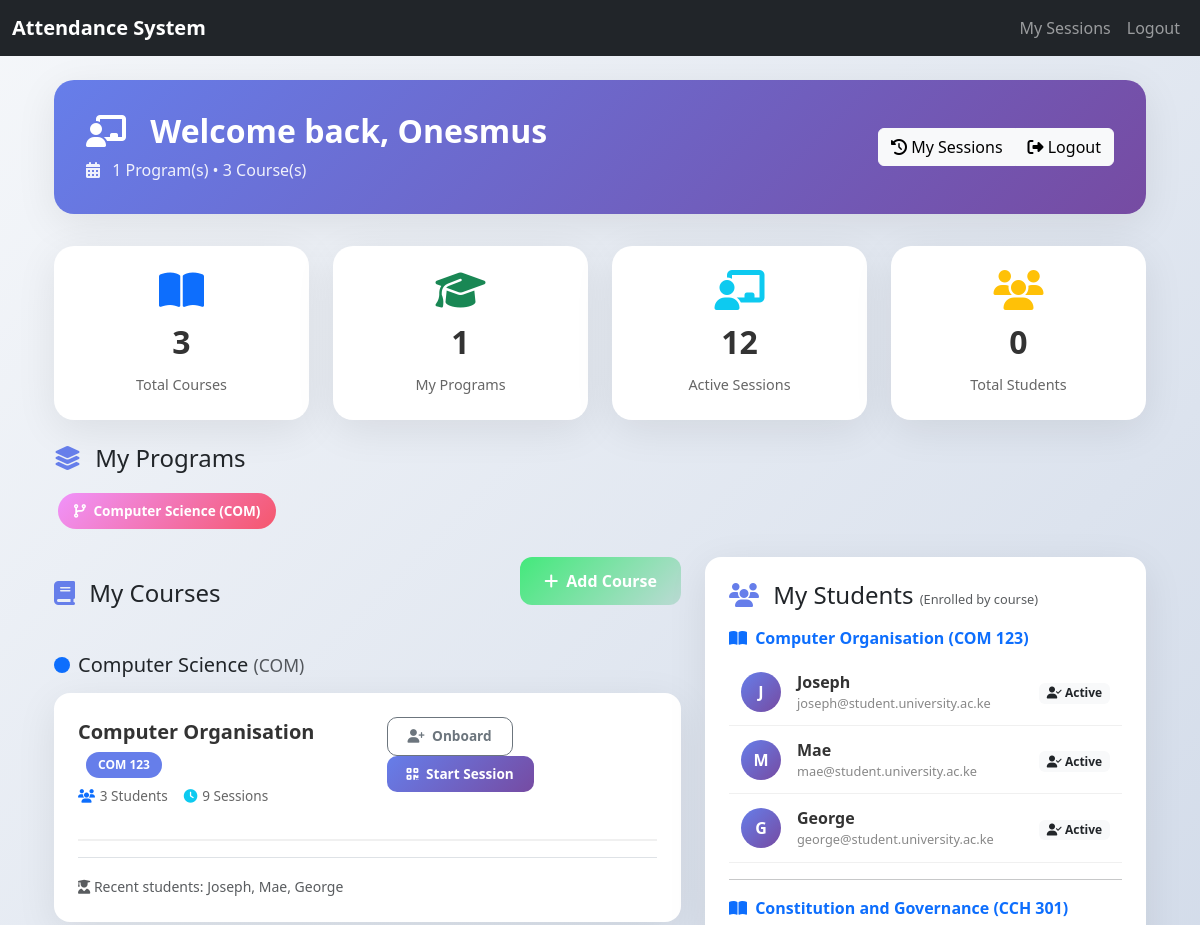
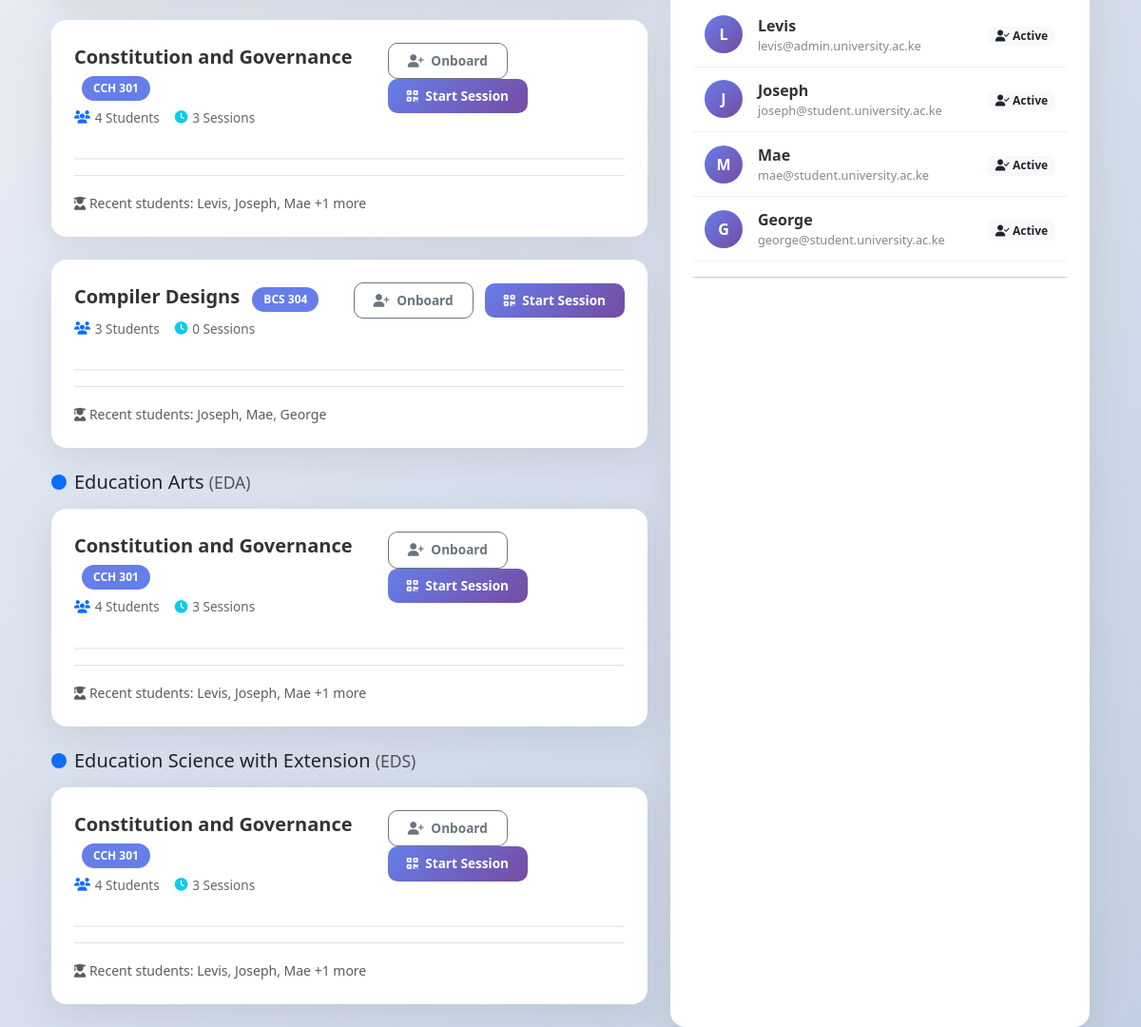
Page /lecturer/dashboard/ (signed in) on the committed database (2 pictures, top to bottom).
### UserLogin/models.py (models this page shows, shortened)
class CustomUser(AbstractUser):
    program = models.ForeignKey(
        Program,
        on_delete=models.SET_NULL,
        null=True,
        blank=True,
        related_name="student_users"   # ✅ unique reverse accessor
    )
    programs = models.ManyToManyField(
        Program,
        blank=True,
        related_name="customuser_lecturers"   # ✅ unique reverse accessor
    )
    ROLE_CHOICES = (
        ('student', 'Student'),
        ('lecturer', 'Lecturer'),
        ('admin', 'Admin'),
    )
    role = models.CharField(max_length=20, choices=ROLE_CHOICES, default='student')

class Program(models.Model):
    name = models.CharField(max_length=100)
    code = models.CharField(max_length=20, unique=True)

### StudentScanner/models.py (models this page shows, shortened)
class Course(models.Model):
    programs = models.ManyToManyField(Program, related_name="courses")
    name = models.CharField(max_length=100)
    code = models.CharField(max_length=20, unique=True)
    students = models.ManyToManyField(CustomUser, related_name="enrolled_courses", blank=True)
    default_latitude = models.FloatField(null=True, blank=True)
    default_longitude = models.FloatField(null=True, blank=True)

### UserLogin/decorators.py (the view)
    def wrapper(request, *args, **kwargs):
        if not request.user.is_authenticated or request.user.role != 'lecturer':
            return redirect('landing')
        return view_func(request, *args, **kwargs)

### LecturerDashboard/templatetags/custom_tags.py (called while the page is built)
@register.filter
def get_item(dictionary, key):
    try:
        if dictionary is None:
            return []
        if isinstance(dictionary, str):
            return []
        if isinstance(dictionary, dict):
            return dictionary.get(key, [])
        return []
    except (TypeError, KeyError, AttributeError):
        return []

### LecturerDashboard/views.py (called while the page is built)
@lecturer_required
def lecturer_dashboard(request):
    courses = Course.objects.filter(programs__in=request.user.programs.all()).distinct()
    sessions = Session.objects.filter(lecturer=request.user)
    course_students = {course.id: course.students.all() for course in courses}
    grouped_courses = {}
    for course in courses:
        for program in course.programs.all():
            grouped_courses.setdefault(program, []).append(course)
    return render(request, 'LecturerDashboard/lecturer_dashboard.html', {
        'grouped_courses': grouped_courses,
        'sessions': sessions,
        'course_students': course_students,
    })

### LecturerDashboard/templates/LecturerDashboard/lecturer_dashboard.html (shortened to what this page needs)
{% extends 'base.html' %}
{% load static %}
{% load custom_tags %}
{% block content %}
<div class="container mt-4 fade-in">
  <div class="dashboard-header">
    <div class="row align-items-center">
      <div class="col-md-8">
        <h2>
          <i class="fas fa-chalkboard-teacher me-3"></i>
          Welcome back, {{ request.user.get_full_name|default:request.user.username }}
        </h2>
        <p class="lecturer-info mb-0">
          <i class="fas fa-calendar-alt me-2"></i>
          {{ request.user.programs.count }} Program(s) • {{ grouped_courses.values|length }} Course(s)
        </p>
      </div>
      <div class="col-md-4 text-md-end mt-3 mt-md-0">
        <div class="btn-group">
          <button
            class="btn btn-light"
            onclick="window.location.href='{% url 'my_sessions' %}'"
          >
            <i class="fas fa-history"></i> My Sessions
          </button>
          <button
            class="btn btn-light"
            onclick="window.location.href='{% url 'logout' %}'"
          >
            <i class="fas fa-sign-out-alt"></i> Logout
          </button>
        </div>
      </div>
    </div>
  </div>
  <div class="row mb-4">
    <div class="col-md-3 mb-3 mb-md-0">
      <div class="stat-card" onclick="window.location.href = '#courses'">
        <i class="fas fa-book-open text-primary fa-2x mb-2"></i>
        <div class="stat-number">{{ grouped_courses.values|length }}</div>
        <div class="stat-label">Total Courses</div>
      </div>
    </div>
    <div class="col-md-3 mb-3 mb-md-0">
      <div class="stat-card" onclick="window.location.href = '#programs'">
        <i class="fas fa-graduation-cap text-success fa-2x mb-2"></i>
        <div class="stat-number">{{ request.user.programs.count }}</div>
        <div class="stat-label">My Programs</div>
      </div>
    </div>
    <div class="col-md-3 mb-3 mb-md-0">
      <div class="stat-card" onclick="window.location.href = '{% url 'my_sessions' %}'">
        <i class="fas fa-chalkboard-user text-info fa-2x mb-2"></i>
        <div class="stat-number">{{ sessions|length }}</div>
        <div class="stat-label">Active Sessions</div>
      </div>
    </div>
    <div class="col-md-3 mb-3 mb-md-0">
      <div class="stat-card">
        <i class="fas fa-users text-warning fa-2x mb-2"></i>
        <div class="stat-number">{{ total_students|default:"0" }}</div>
        <div class="stat-label">Total Students</div>
      </div>
    </div>
  </div>
  <div id="programs" class="mb-4">
    <h4 class="mb-3">
      <i class="fas fa-layer-group me-2" style="color: #667eea"></i>
      My Programs
    </h4>
    <div class="mb-3">
      {% for program in request.user.programs.all %}
      <span class="program-badge">
        <i class="fas fa-code-branch me-1"></i>
        {{ program.name }} ({{ program.code }})
      </span>
      {% empty %}
      <span class="text-muted">No programs assigned</span>
      {% endfor %}
    </div>
  </div>
  <div class="row g-4">
    <div class="col-lg-7" id="courses">
      <div style="display: flex; justify-content: space-between; align-items: center; margin-bottom: 1.5rem;">
        <h4 class="mb-0">
          <i class="fas fa-book me-2" style="color: #667eea"></i>
          My Courses
        </h4>
        <button class="btn add-course-btn" onclick="window.location.href='{% url 'add_course' %}'">
          <i class="fas fa-plus me-2"></i>Add Course
        </button>
      </div>
      {% for program, courses in grouped_courses.items %}
      <div class="mb-4">
        <div class="d-flex align-items-center mb-3">
          <div class="rounded-circle bg-primary p-2 me-2" style="width: 8px; height: 8px"></div>
          <h5 class="mb-0">
            {{ program.name }}
            <small class="text-muted">({{ program.code }})</small>
          </h5>
        </div>
        {% for course in courses %}
        <div class="course-card">
          <div class="course-header">
            <div>
              <div class="course-title">
                {{ course.name }}
                <span class="course-code">{{ course.code }}</span>
              </div>
              <div class="course-stats mt-2">
                <span>
                  <i class="fas fa-users text-primary"></i>
                  {% with student_list=course_students|get_item:course.id %}
                    {{ student_list|length }}
                  {% endwith %} Students
                </span>
                <span>
                  <i class="fas fa-clock text-info"></i>
                  {{ course.sessions.count }} Sessions
                </span>
              </div>
            </div>
            <div class="course-actions">
              <button
                class="btn btn-outline-secondary btn-course me-2"
                onclick="window.location.href='{% url 'onboard_students' course.id %}'"
              >
                <i class="fas fa-user-plus me-1"></i> Onboard
              </button>
              <button
                class="btn btn-primary-custom btn-course"
                onclick="startSessionWithLocation({{ course.id }}, this)"
              >
                <i class="fas fa-qrcode me-1"></i> Start Session
              </button>
            </div>
          </div>
          {% with students=course_students|get_item:course.id %}
            {% if students and students|length > 0 %}
            <div class="mt-3 pt-3 border-top">
              <small class="text-muted">
                <i class="fas fa-user-graduate"></i>
                Recent students: {% for student in students|slice:":3" %}
                  {{ student.username }}{% if not forloop.last %}, {% endif %}
                {% endfor %}
                {% if students|length > 3 %}
                  +{{ students|length|add:"-3" }} more
                {% endif %}
              </small>
            </div>
            {% endif %}
          {% endwith %}
        </div>
        {% endfor %}
      </div>
      {% empty %}
      <div class="alert alert-info">
        <i class="fas fa-info-circle"></i> No courses available. Click "Add Course" to get started!
      </div>
      {% endfor %}
    </div>
    <div class="col-lg-5">
      <div class="students-card">
        <h4 class="mb-3">
          <i class="fas fa-users me-2" style="color: #667eea"></i>
          My Students
          <small class="text-muted" style="font-size: 0.8rem">(Enrolled by course)</small>
        </h4>
        <div style="max-height: 600px; overflow-y: auto">
          {% for program, courses in grouped_courses.items %}
            {% for course in courses %}
            <div class="mb-3">
              <div class="fw-bold text-primary mb-2">
                <i class="fas fa-book-open me-1"></i> {{ course.name }} ({{ course.code }})
              </div>
              {% with students=course_students|get_item:course.id %}
                {% if students and students|length > 0 %}
                  {% for student in students %}
                  <div class="student-item">
                    <div class="student-avatar">
                      {{ student.username|first|upper }}
                    </div>
                    <div class="student-info">
                      <div class="student-name">
                        {{ student.get_full_name|default:student.username }}
                      </div>
                      <div class="student-email">{{ student.email }}</div>
                    </div>
                    <div>
                      <span class="badge bg-light text-dark">
                        <i class="fas fa-user-check"></i> Active
                      </span>
                    </div>
                  </div>
                  {% endfor %}
                {% else %}
                <div class="text-muted text-center py-3">
                  <i class="fas fa-user-slash"></i> No students enrolled yet
                </div>
                {% endif %}
              {% endwith %}
            </div>
            {% if not forloop.last %}
            <hr class="my-3">
            {% endif %}
            {% endfor %}
          {% empty %}
          <div class="text-center py-5 text-muted">
            <i class="fas fa-book fa-3x mb-3 opacity-25"></i>
            <p>No courses available to display students</p>
          </div>
          {% endfor %}
        </div>
      </div>
    </div>
  </div>
</div>
{% endblock %}

### LecturerDashboard/templates/LecturerDashboard/lecturer_dashboard.html (style rules this page uses)
:root { --primary-gradient: linear-gradient(135deg, #667eea 0%, #764ba2 100%); --card-shadow: 0 10px 40px rgba(0, 0, 0, 0.08); --card-hover-shadow: 0 20px 60px rgba(0, 0, 0, 0.12); --transition: all 0.3s ease; }
body { background: linear-gradient(135deg, #f5f7fa 0%, #c3cfe2 100%); min-height: 100vh; }
.dashboard-header { background: var(--primary-gradient); border-radius: 20px; padding: 2rem; margin-bottom: 2rem; color: white; box-shadow: var(--card-shadow); }
.dashboard-header h2 { font-size: 2rem; font-weight: 700; margin-bottom: 0.5rem; }
.dashboard-header .lecturer-info { opacity: 0.9; font-size: 1rem; }
.stat-card { background: white; border-radius: 20px; padding: 1.5rem; text-align: center; transition: var(--transition); box-shadow: var(--card-shadow); cursor: pointer; }
.stat-card i { font-size: 2.5rem; margin-bottom: 1rem; }
.stat-card .stat-number { font-size: 2rem; font-weight: 700; color: #333; }
.stat-card .stat-label { color: #666; font-size: 0.9rem; margin-top: 0.5rem; }
.course-card { background: white; border-radius: 16px; padding: 1.5rem; margin-bottom: 1.5rem; transition: var(--transition); box-shadow: var(--card-shadow); border: none; }
.course-header { display: flex; justify-content: space-between; align-items: start; margin-bottom: 1rem; padding-bottom: 1rem; border-bottom: 2px solid #f0f0f0; }
.course-title { font-size: 1.25rem; font-weight: 700; color: #333; }
.course-code { display: inline-block; background: #667eea; color: white; padding: 0.25rem 0.75rem; border-radius: 20px; font-size: 0.75rem; font-weight: 600; margin-left: 0.5rem; }
.course-stats { display: flex; gap: 1rem; margin-bottom: 1rem; font-size: 0.85rem; color: #666; }
.course-stats span { display: flex; align-items: center; gap: 0.3rem; }
.btn-course { padding: 0.5rem 1.25rem; border-radius: 10px; font-size: 0.85rem; font-weight: 600; transition: var(--transition); }
.btn-primary-custom { background: linear-gradient(135deg, #667eea 0%, #764ba2 100%); border: none; color: white; }
.students-card { background: white; border-radius: 16px; padding: 1.5rem; height: 100%; box-shadow: var(--card-shadow); }
.student-item { display: flex; align-items: center; padding: 0.75rem; border-bottom: 1px solid #f0f0f0; transition: var(--transition); }
.student-avatar { width: 40px; height: 40px; background: linear-gradient(135deg, #667eea 0%, #764ba2 100%); border-radius: 50%; display: flex; align-items: center; justify-content: center; color: white; font-weight: 700; margin-right: 1rem; }
.student-info { flex: 1; }
.student-name { font-weight: 600; color: #333; }
.student-email { font-size: 0.8rem; color: #888; }
.program-badge { display: inline-block; background: linear-gradient(135deg, #f093fb 0%, #f5576c 100%); color: white; padding: 0.5rem 1rem; border-radius: 30px; font-size: 0.85rem; font-weight: 600; margin: 0.25rem; transition: var(--transition); }
.add-course-btn { background: linear-gradient(135deg, #43e97b 0%, #bbdad4 100%); color: white; border: none; border-radius: 12px; padding: 0.75rem 1.5rem; font-weight: 600; margin-bottom: 1.5rem; transition: var(--transition); }
.fade-in { animation: fadeIn 0.5s ease-in; }

### rows in the picture
CustomUser: user.get_full_name "Onesmus", user.programs.count "1"
Program: name "Computer Science", code "COM"
Course: name "Computer Organisation", code "COM 123", student_list "3", sessions.count "9"
CustomUser: username "Joseph", username|first "J", get_full_name "Joseph", email "joseph@student.university.ac.ke"
CustomUser: username "Mae", username|first "M", get_full_name "Mae", email "mae@student.university.ac.ke"
CustomUser: username "George", username|first "G", get_full_name "George", email "george@student.university.ac.ke"
Course: name "Constitution and Governance", code "CCH 301", student_list "4", sessions.count "3", students "1"
CustomUser: username "Levis", username|first "L", get_full_name "Levis", email "levis@admin.university.ac.ke"
Course: name "Compiler Designs", code "BCS 304", student_list "3", sessions.count "0"
Program: name "Education Arts", code "EDA"
Program: name "Education Science with Extension", code "EDS"

### other values in the picture
{{ grouped_courses.values|length }} "3"
{{ sessions|length }} "12"
{{ total_students|default:"0" }} "0"
